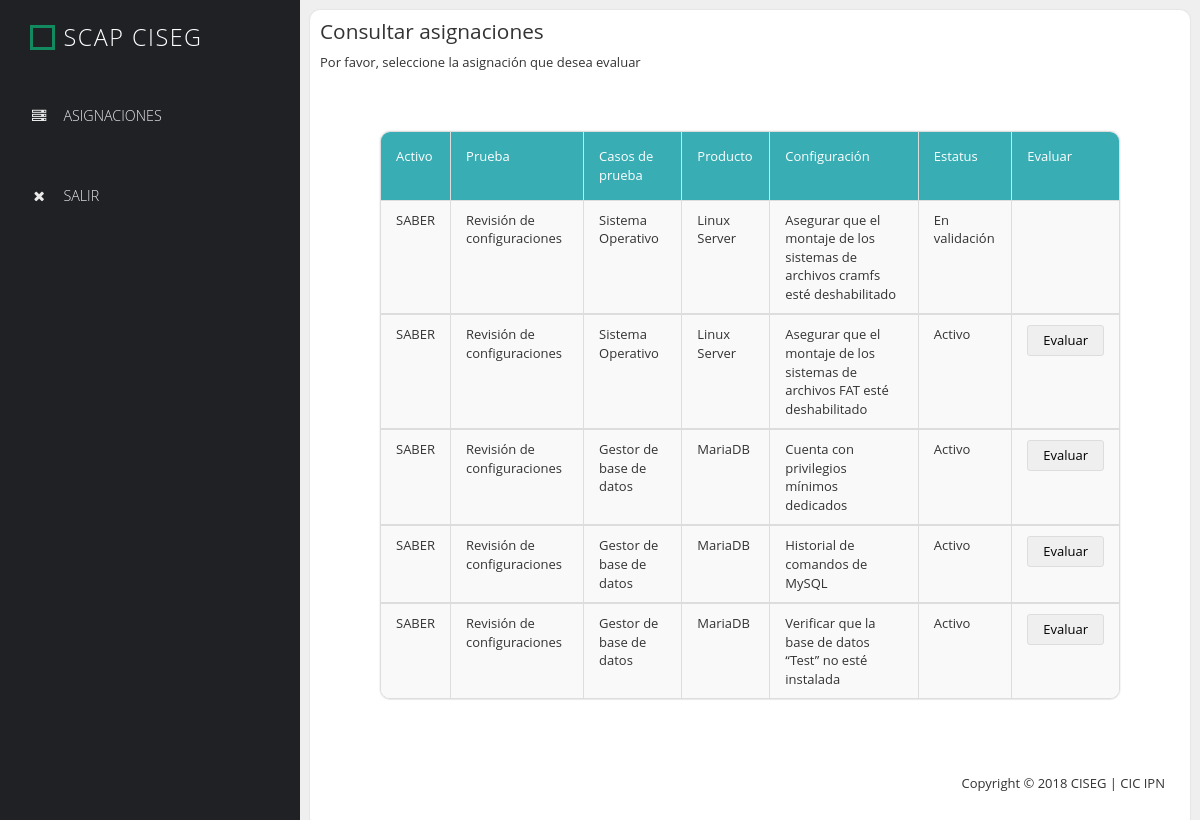
Page /secure/evaluador/asignaciones.php (signed in) on the committed database.
### tables this page shows
CREATE TABLE `TAUSRCONFSCAP` (
  `idUSR` int(11) NOT NULL,
  `idCasoPruebaConf` int(11) NOT NULL,
  PRIMARY KEY (`idUSR`,`idCasoPruebaConf`),
  KEY `fk_TACASOPRUEBACONFSCAP_has_TAUSRSCAP_TAUSRSCAP1_idx` (`idUSR`),
  KEY `fk_TACASOPRUEBACONFSCAP_has_TAUSRSCAP_TACASOPRUEBACONFSCAP1_idx` (`idCasoPruebaConf`),
  CONSTRAINT `fk_TACASOPRUEBACONFSCAP_has_TAUSRSCAP_TACASOPRUEBACONFSCAP1` FOREIGN KEY (`idCasoPruebaConf`) REFERENCES `tacasopruebaconfscap` (`idtacasopruebascap`) ON UPDATE CASCADE,
  CONSTRAINT `fk_TACASOPRUEBACONFSCAP_has_TAUSRSCAP_TAUSRSCAP1` FOREIGN KEY (`idUSR`) REFERENCES `tausrscap` (`idtausrscap`) ON DELETE CASCADE ON UPDATE CASCADE
);

CREATE TABLE `TAACTIVOSCAP` (
  `idTAACTIVOSCAP` int(11) NOT NULL AUTO_INCREMENT,
  `nombre` varchar(80) DEFAULT NULL,
  `fInicio` date DEFAULT NULL,
  `fFin` date DEFAULT NULL,
  `propietarioActivo` varchar(80) DEFAULT NULL,
  `comentarios` text,
  `version` varchar(45) DEFAULT NULL,
  `fAlta` datetime DEFAULT NULL,
  `fMod` datetime DEFAULT NULL,
  `responsable` int(11) NOT NULL,
  `estatus` int(11) NOT NULL,
  PRIMARY KEY (`idTAACTIVOSCAP`),
  KEY `fk_TAACTIVOSCAP_TAUSRSCAP1_idx` (`responsable`),
  KEY `fk_TAACTIVOSCAP_CATESTATUSACTIVO1_idx` (`estatus`),
  CONSTRAINT `fk_TAACTIVOSCAP_CATESTATUSACTIVO1` FOREIGN KEY (`estatus`) REFERENCES `catestatusactivo` (`idcatestatusactivo`),
  CONSTRAINT `fk_TAACTIVOSCAP_TAUSRSCAP1` FOREIGN KEY (`responsable`) REFERENCES `tausrscap` (`idtausrscap`) ON DELETE CASCADE ON UPDATE CASCADE
);

CREATE TABLE `CATTIPOPRUEBA` (
  `idCATTIPOPRUEBA` int(11) NOT NULL AUTO_INCREMENT,
  `tipoPrueba` varchar(30) DEFAULT NULL,
  PRIMARY KEY (`idCATTIPOPRUEBA`)
);

CREATE TABLE `CATIPOREVCONFIGURACION` (
  `idCATIPOREVCONFIGURACION` int(11) NOT NULL AUTO_INCREMENT,
  `revision` varchar(45) DEFAULT NULL,
  PRIMARY KEY (`idCATIPOREVCONFIGURACION`)
);

CREATE TABLE `TAREVCONFIGURACION` (
  `idTAREVCONFIGURACION` int(11) NOT NULL AUTO_INCREMENT,
  `fabricante` varchar(80) DEFAULT NULL,
  `producto` varchar(80) DEFAULT NULL,
  `version` varchar(80) DEFAULT NULL,
  `edicion` varchar(80) DEFAULT NULL,
  `edicionSoftware` varchar(80) DEFAULT NULL,
  `comentarios` text,
  `idPrueba` int(11) NOT NULL,
  `tipoRevision` int(11) NOT NULL,
  PRIMARY KEY (`idTAREVCONFIGURACION`),
  KEY `fk_TAREVCONFIGURACION_TAPRUEBASCAP1_idx` (`idPrueba`),
  KEY `fk_TAREVCONFIGURACION_CATIPOREVCONFIGURACION1_idx` (`tipoRevision`),
  CONSTRAINT `fk_TAREVCONFIGURACION_CATIPOREVCONFIGURACION1` FOREIGN KEY (`tipoRevision`) REFERENCES `catiporevconfiguracion` (`idcatiporevconfiguracion`) ON DELETE CASCADE ON UPDATE CASCADE,
  CONSTRAINT `fk_TAREVCONFIGURACION_TAPRUEBASCAP1` FOREIGN KEY (`idPrueba`) REFERENCES `tapruebascap` (`idtapruebascap`) ON DELETE CASCADE ON UPDATE CASCADE
);

CREATE TABLE `TACASOPRUEBACONFSCAP` (
  `idTACASOPRUEBASCAP` int(11) NOT NULL AUTO_INCREMENT,
  `grupo` varchar(150) DEFAULT NULL,
  `titulo` varchar(150) DEFAULT NULL,
  `descripcion` text,
  `entrada` text,
  `resultado` text,
  `informacionComplementaria` text,
  `evidencias` text,
  `recomendacion` text,
  `resultadoPrueba` varchar(45) DEFAULT NULL,
  `contadorRevision` int(11) DEFAULT '0',
  `comentariosValidador` text,
  `fAlta` datetime DEFAULT NULL,
  `fMod` datetime DEFAULT NULL,
  `estatus` int(11) NOT NULL,
  `revConfiguracion` int(11) NOT NULL,
  PRIMARY KEY (`idTACASOPRUEBASCAP`),
  KEY `fk_TACASOPRUEBACONFSCAP_CATESTATUSCASOPRUEBA1_idx` (`estatus`),
  KEY `fk_TACASOPRUEBACONFSCAP_TAREVCONFIGURACION1_idx` (`revConfiguracion`),
  CONSTRAINT `fk_TACASOPRUEBACONFSCAP_CATESTATUSCASOPRUEBA1` FOREIGN KEY (`estatus`) REFERENCES `catestatuscasoprueba` (`idcatestatusprueba`) ON DELETE CASCADE ON UPDATE CASCADE,
  CONSTRAINT `fk_TACASOPRUEBACONFSCAP_TAREVCONFIGURACION1` FOREIGN KEY (`revConfiguracion`) REFERENCES `tarevconfiguracion` (`idtarevconfiguracion`) ON DELETE CASCADE ON UPDATE CASCADE
);

CREATE TABLE `CATESTATUSCASOPRUEBA` (
  `idCATESTATUSPRUEBA` int(11) NOT NULL AUTO_INCREMENT,
  `estatus` varchar(15) DEFAULT NULL,
  PRIMARY KEY (`idCATESTATUSPRUEBA`)
);

### conexion/conexion.php (called while the page is built, shortened)
<?php
class Conexion {
    function conectarse() {
        $enlace = mysqli_connect('localhost', 'cic_scap', 'Ciseg;2018', 'scap');
        mysqli_set_charset($enlace, "utf8");
        return($enlace);
    }
}
?>

### modelo/modelo.php (the view, shortened to what this page needs)
<?php
require $_SERVER['DOCUMENT_ROOT'] . "/SCAP/conexion/conexion.php";
class Modelo {
    var $conn;
    function Modelo() {
        $this->conexion = new Conexion();
        $this->conn = $this->conexion->conectarse();
    }
    function listarAsignaciones() {
        $sql = "SELECT idCasoPruebaConf FROM TAUSRCONFSCAP WHERE idUSR=".$_SESSION["idUsuario"]."";
        $rs = mysqli_query($this->conn, $sql);
        while ($datos = mysqli_fetch_array($rs)) {
            $idCasoPruebaConf= $datos["idCasoPruebaConf"];
            $sql2 = "SELECT * FROM TACASOPRUEBACONFSCAP WHERE idTACASOPRUEBASCAP=".$idCasoPruebaConf."";
            $rs2 = mysqli_query($this->conn, $sql2);
            $datos2 = mysqli_fetch_array($rs2);
            $idTAREVCONFIGURACION = $datos2["revConfiguracion"];
            $titulo = $datos2["titulo"];
            $idEstatus = $datos2["estatus"];
            $sql2 = "SELECT estatus FROM CATESTATUSCASOPRUEBA WHERE idCATESTATUSPRUEBA=".$idEstatus."";
            $rs2 = mysqli_query($this->conn, $sql2);
            $datos2 = mysqli_fetch_array($rs2);
            $estatus = $datos2["estatus"];
            $sql2 = "SELECT idTAREVCONFIGURACION,producto,tipoRevision,idPrueba from TAREVCONFIGURACION WHERE idTAREVCONFIGURACION=".$idTAREVCONFIGURACION."";
            $rs2 = mysqli_query($this->conn, $sql2);
            $datos2 = mysqli_fetch_array($rs2);
            $producto = $datos2["producto"];
            $tipoRevision = $datos2["tipoRevision"];
            $idPrueba = $datos2["idPrueba"];
            $sql2 = "SELECT revision from CATIPOREVCONFIGURACION WHERE idCATIPOREVCONFIGURACION=".$tipoRevision."";
            $rs2 = mysqli_query($this->conn, $sql2);
            $datos2 = mysqli_fetch_array($rs2);
            $revision= $datos2["revision"];
            $sql2 = "SELECT idACTIVO,tipoPrueba FROM TAPRUEBASCAP WHERE idTAPRUEBASCAP=".$idPrueba."";
            $rs2 = mysqli_query($this->conn, $sql2);
            $datos2 = mysqli_fetch_array($rs2);
            $idACTIVO = $datos2["idACTIVO"];
            $tipoPrueba = $datos2["tipoPrueba"];
            $sql2 = "SELECT tipoPrueba FROM CATTIPOPRUEBA WHERE idCATTIPOPRUEBA=".$tipoPrueba."";
            $rs2 = mysqli_query($this->conn, $sql2);
            $datos2 = mysqli_fetch_array($rs2);
            $tipoPrueba= $datos2["tipoPrueba"];
            $sql2 = "SELECT nombre from TAACTIVOSCAP WHERE idTAACTIVOSCAP=".$idACTIVO."";
            $rs2 = mysqli_query($this->conn, $sql2);
            $datos2 = mysqli_fetch_array($rs2);
            $activo = $datos2["nombre"];
            echo "<tbody>";
            echo "<tr>";
            echo "<td>".$activo."</td>";
            echo "<td>".$tipoPrueba."</td>";
             echo "<td>".$revision."</td>";
            echo "<td>".$producto ."</td>";
            echo "<td>".$titulo."</td>";
            echo "<td>".$estatus."</td>";
            echo "<form action='../../controlador/controlador.php' class='login-form' method='post' >";
            if($idEstatus==1){
                echo "<td><button type='submit' name='agregarResultado' id='agregarResultado' class='edit-btn'>Evaluar</button></td>";
            }
            else if($idEstatus==4){
                echo "<td><button type='submit' name='editarResultado' id='editarResultado' class='edit-btn'>Editar evaluación</button></td>";
            }
            else{
                echo "<td></td>";
            }
            echo "</form>";
            echo "</tr>";
        }
    }
}
?>

### css/style.css (style rules this page uses)
* { font-family: 'Open Sans', sans-serif; }
body { font-size: 13px; }
body, .left-nav { background: #1f2124; }
.table>tbody>tr>td { padding: 10px 15px; }
.edit-btn { border: 1px solid #ddd; border-radius: 3px; color: black; padding: 5px 15px; transition: all 0.3s ease; }

### rows in the picture
tausrconfscap: taactivoscap.nombre "SABER", cattipoprueba.tipoPrueba "Revisión de configuraciones", catiporevconfiguracion.revision "Sistema Operativo", tarevconfiguracion.producto "Linux Server", idCasoPruebaConf.titulo "Asegurar que el montaje de los sistemas de archivos cramfs esté deshabilitado", catestatuscasoprueba.estatus "En validación"
tausrconfscap: taactivoscap.nombre "SABER", cattipoprueba.tipoPrueba "Revisión de configuraciones", catiporevconfiguracion.revision "Sistema Operativo", tarevconfiguracion.producto "Linux Server", idCasoPruebaConf.titulo "Asegurar que el montaje de los sistemas de archivos FAT esté deshabilitado", catestatuscasoprueba.estatus "Activo", shows "Evaluar"
tausrconfscap: taactivoscap.nombre "SABER", cattipoprueba.tipoPrueba "Revisión de configuraciones", catiporevconfiguracion.revision "Gestor de base de datos", tarevconfiguracion.producto "MariaDB", idCasoPruebaConf.titulo "Cuenta con privilegios mínimos dedicados", catestatuscasoprueba.estatus "Activo", shows "Evaluar"
tausrconfscap: taactivoscap.nombre "SABER", cattipoprueba.tipoPrueba "Revisión de configuraciones", catiporevconfiguracion.revision "Gestor de base de datos", tarevconfiguracion.producto "MariaDB", idCasoPruebaConf.titulo "Historial de comandos de MySQL", catestatuscasoprueba.estatus "Activo", shows "Evaluar"
tausrconfscap: taactivoscap.nombre "SABER", cattipoprueba.tipoPrueba "Revisión de configuraciones", catiporevconfiguracion.revision "Gestor de base de datos", tarevconfiguracion.producto "MariaDB", idCasoPruebaConf.titulo "Verificar que la base de datos “Test” no esté instalada", catestatuscasoprueba.estatus "Activo", shows "Evaluar"
